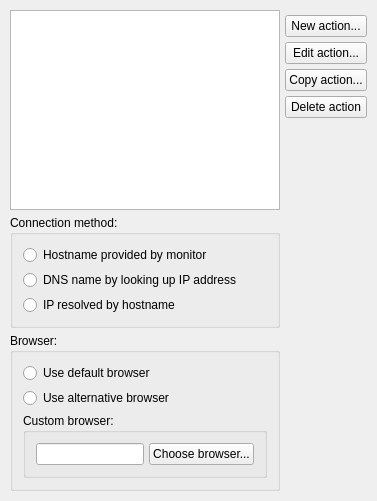
     <widget class="QWidget" name="tab_actions">
      <attribute name="title">
       <string>Actions</string>
      </attribute>
      <layout class="QGridLayout" name="gridLayout_6">
       <property name="leftMargin">
        <number>10</number>
       </property>
       <property name="topMargin">
        <number>10</number>
       </property>
       <property name="rightMargin">
        <number>10</number>
       </property>
       <property name="bottomMargin">
        <number>10</number>
       </property>
       <property name="spacing">
        <number>5</number>
       </property>
       <item row="0" column="0">
        <widget class="QListWidget" name="list_actions">
         <property name="sizePolicy">
          <sizepolicy hsizetype="MinimumExpanding" vsizetype="MinimumExpanding">
           <horstretch>0</horstretch>
           <verstretch>0</verstretch>
          </sizepolicy>
         </property>
         <property name="minimumSize">
          <size>
           <width>0</width>
           <height>200</height>
          </size>
         </property>
         <property name="resizeMode">
          <enum>QListView::Adjust</enum>
         </property>
        </widget>
       </item>
       <item row="0" column="2">
        <layout class="QVBoxLayout" name="verticalLayout_4">
         <property name="spacing">
          <number>5</number>
         </property>
         <property name="leftMargin">
          <number>0</number>
         </property>
         <property name="topMargin">
          <number>5</number>
         </property>
         <property name="rightMargin">
          <number>0</number>
         </property>
         <property name="bottomMargin">
          <number>5</number>
         </property>
         <item>
          <widget class="QPushButton" name="button_new_action">
           <property name="text">
            <string>New action...</string>
           </property>
          </widget>
         </item>
         <item>
          <widget class="QPushButton" name="button_edit_action">
           <property name="text">
            <string>Edit action...</string>
           </property>
          </widget>
         </item>
         <item>
          <widget class="QPushButton" name="button_copy_action">
           <property name="text">
            <string>Copy action...</string>
           </property>
          </widget>
         </item>
         <item>
          <widget class="QPushButton" name="button_delete_action">
           <property name="text">
            <string>Delete action</string>
           </property>
          </widget>
         </item>
         <item>
          <spacer name="verticalSpacer_2">
           <property name="orientation">
            <enum>Qt::Vertical</enum>
           </property>
           <property name="sizeHint" stdset="0">
            <size>
             <width>20</width>
             <height>40</height>
            </size>
           </property>
          </spacer>
         </item>
        </layout>
       </item>
       <item row="1" column="0">
        <widget class="QGroupBox" name="groupbox_connection_method">
         <property name="title">
          <string>Connection method:</string>
         </property>
         <layout class="QVBoxLayout" name="verticalLayout_5">
          <property name="spacing">
           <number>5</number>
          </property>
          <property name="leftMargin">
           <number>10</number>
          </property>
          <property name="topMargin">
           <number>10</number>
          </property>
          <property name="rightMargin">
           <number>10</number>
          </property>
          <property name="bottomMargin">
           <number>10</number>
          </property>
          <item>
           <widget class="QRadioButton" name="input_radiobutton_connect_by_host">
            <property name="text">
             <string>Hostname provided by monitor</string>
            </property>
           </widget>
          </item>
          <item>
           <widget class="QRadioButton" name="input_radiobutton_connect_by_dns">
            <property name="text">
             <string>DNS name by looking up IP address</string>
            </property>
           </widget>
          </item>
          <item>
           <widget class="QRadioButton" name="input_radiobutton_connect_by_ip">
            <property name="text">
             <string>IP resolved by hostname</string>
            </property>
           </widget>
          </item>
         </layout>
        </widget>
       </item>
       <item row="3" column="0">
        <spacer name="verticalSpacer_8">
         <property name="orientation">
          <enum>Qt::Vertical</enum>
         </property>
         <property name="sizeHint" stdset="0">
          <size>
           <width>0</width>
           <height>0</height>
          </size>
         </property>
        </spacer>
       </item>
       <item row="2" column="0">
        <widget class="QGroupBox" name="groupbox_browser">
         <property name="title">
          <string>Browser:</string>
         </property>
         <layout class="QVBoxLayout" name="verticalLayout_14">
          <property name="spacing">
           <number>5</number>
          </property>
          <property name="leftMargin">
           <number>10</number>
          </property>
          <property name="topMargin">
           <number>10</number>
          </property>
          <property name="rightMargin">
           <number>10</number>
          </property>
          <property name="bottomMargin">
           <number>10</number>
          </property>
          <item>
           <widget class="QRadioButton" name="input_radiobutton_use_default_browser">
            <property name="text">
             <string>Use default browser</string>
            </property>
           </widget>
          </item>
          <item>
           <widget class="QRadioButton" name="input_radiobutton_use_custom_browser">
            <property name="text">
             <string>Use alternative browser</string>
            </property>
           </widget>
          </item>
          <item>
           <widget class="QGroupBox" name="groupbox_custom_browser">
            <property name="title">
             <string>Custom browser:</string>
            </property>
            <layout class="QGridLayout" name="gridLayout_19">
             <property name="leftMargin">
              <number>10</number>
             </property>
             <property name="topMargin">
              <number>10</number>
             </property>
             <property name="rightMargin">
              <number>10</number>
             </property>
             <property name="bottomMargin">
              <number>10</number>
             </property>
             <property name="spacing">
              <number>5</number>
             </property>
             <item row="0" column="0">
              <widget class="QLineEdit" name="input_lineedit_custom_browser"/>
             </item>
             <item row="0" column="1">
              <widget class="QPushButton" name="button_choose_browser">
               <property name="text">
                <string>Choose browser...</string>
               </property>
              </widget>
             </item>
            </layout>
           </widget>
          </item>
         </layout>
        </widget>
       </item>
      </layout>
     </widget>
